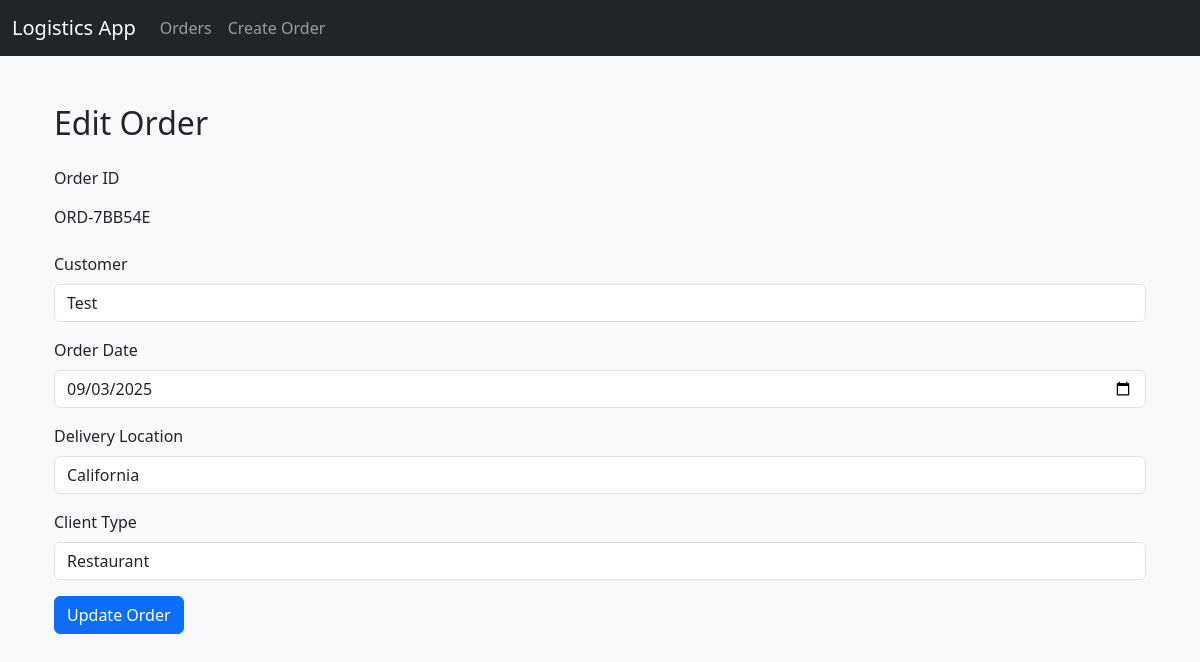
The app's page /order/1/update/ with its own data.
### logistics_app/models.py (models this page shows, shortened)
class Order(models.Model):
    customer = models.ForeignKey('Customer', on_delete=models.CASCADE, related_name='orders')
    order_id = models.CharField(max_length=20, unique=True, editable=False)
    order_date = models.DateField()
    delivery_location = models.CharField(max_length=255)
    client_type = models.CharField(max_length=100)
    eta = models.CharField(max_length=100, blank=True, null=True)

### logistics_app/views.py (the view)
# urls.py: path('order/<int:pk>/update/', order_update, name='order_update'),
def order_update(request, pk):
    order = get_object_or_404(Order, pk=pk)
    if request.method == 'POST':
        form = OrderForm(request.POST, instance=order, read_only=True)
        if form.is_valid():
            form.save()
            return redirect('order_list')
    else:
        form = OrderForm(instance=order, read_only=True)
    return render(request, 'logistics_app/order_form.html', {
        'form': form,
        'is_update': True,
    })

### logistics_app/forms.py (shortened to what this page needs)
class OrderForm(forms.ModelForm):
    def __init__(self, *args, **kwargs):
        read_only = kwargs.pop('read_only', False)
        super(OrderForm, self).__init__(*args, **kwargs)
        for field in self.fields.values():
            field.widget.attrs.update({'class': 'form-control'})
        if read_only and 'order_id' in self.fields:
            self.fields['order_id'].widget.attrs['readonly'] = True
    class Meta:
        model = Order
        fields = ['customer', 'order_date', 'delivery_location', 'client_type']
        widgets = {
            'order_date': forms.DateInput(attrs={'type': 'date', 'class': 'form-control'}),
            'delivery_location': forms.TextInput(attrs={'class': 'form-control'}),
            'client_type': forms.TextInput(attrs={'class': 'form-control'}),
        }
        labels = {
            'customer': 'Customer',
            'order_date': 'Order Date',
            'delivery_location': 'Delivery Location',
            'client_type': 'Client Type',
        }

### logistics_app/models.py (called while the page is built)
    def __str__(self):
        return self.name

### logistics_app/templates/logistics_app/order_form.html (shortened to what this page needs)
{% extends "base.html" %}
{% block content %}
<div class="container mt-5" id="form-container">
    <h2 class="mb-4">
        {% if is_update %} Edit Order {% else %} Create New Order {% endif %}
    </h2>
    <form method="post" novalidate>
        {% if is_update %}
            <div class="mb-3">
                <label class="form-label">Order ID</label>
                <p class="form-control-plaintext">{{ form.instance.order_id }}</p>
            </div>
        {% endif %}
        <div class="mb-3">
            <label for="{{ form.customer.id_for_label }}" class="form-label">Customer</label>
            {{ form.customer }}
        </div>
        <div class="mb-3">
            <label for="{{ form.order_date.id_for_label }}" class="form-label">Order Date</label>
            {{ form.order_date }}
        </div>
        <div class="mb-3">
            <label for="{{ form.delivery_location.id_for_label }}" class="form-label">Delivery Location</label>
            {{ form.delivery_location }}
        </div>
        <div class="mb-3">
            <label for="{{ form.client_type.id_for_label }}" class="form-label">Client Type</label>
            {{ form.client_type }}
        </div>
        <button type="submit" class="btn btn-primary">
            {% if is_update %} Update Order {% else %} Submit Order {% endif %}
        </button>
    </form>
</div>
{% endblock %}

### logistics_app/templates/base.html (style rules this page uses)
body { background-color: #f8f9fa; }

### records on screen
Order: instance.order_id "ORD-7BB54E", customer "Test", order_date "09/03/2025", delivery_location "California", client_type "Restaurant"
